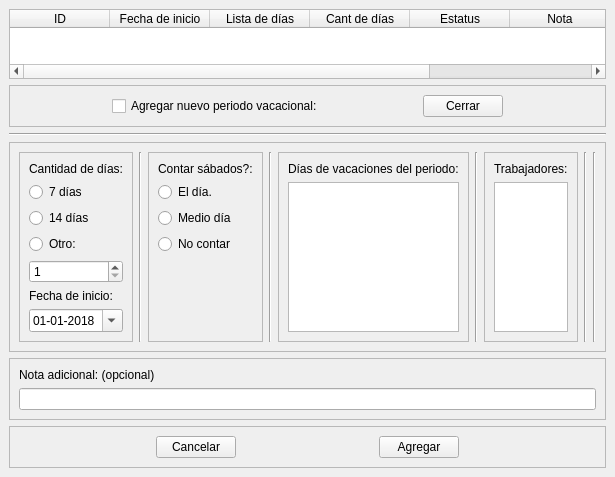
<?xml version="1.0" encoding="UTF-8"?>
<ui version="4.0">
 <class>vacaciones</class>
 <widget class="QMainWindow" name="vacaciones">
  <property name="windowModality">
   <enum>Qt::WindowModal</enum>
  </property>
  <property name="geometry">
   <rect>
    <x>0</x>
    <y>0</y>
    <width>578</width>
    <height>356</height>
   </rect>
  </property>
  <property name="windowTitle">
   <string>Vacaciones</string>
  </property>
  <widget class="QWidget" name="centralwidget">
   <layout class="QVBoxLayout" name="verticalLayout_5">
    <item>
     <widget class="QTableWidget" name="tableWidget">
      <property name="toolTip">
       <string>&lt;html&gt;&lt;head/&gt;&lt;body&gt;&lt;p&gt;En esta tabla se muestran los peridos vacacionales creados. Se muestran los periodos abiertos y los cerrados o procesados.  Solo se pueden borrar periodos vacacionales abiertos. Para borrar un perido abierto haga click con el ratón en el ID del perido.&lt;/p&gt;&lt;/body&gt;&lt;/html&gt;</string>
      </property>
      <property name="sizeAdjustPolicy">
       <enum>QAbstractScrollArea::AdjustToContents</enum>
      </property>
      <property name="editTriggers">
       <set>QAbstractItemView::AnyKeyPressed|QAbstractItemView::EditKeyPressed</set>
      </property>
      <property name="tabKeyNavigation">
       <bool>false</bool>
      </property>
      <property name="showDropIndicator" stdset="0">
       <bool>false</bool>
      </property>
      <property name="dragDropOverwriteMode">
       <bool>true</bool>
      </property>
      <property name="selectionMode">
       <enum>QAbstractItemView::SingleSelection</enum>
      </property>
      <attribute name="horizontalHeaderVisible">
       <bool>true</bool>
      </attribute>
      <attribute name="horizontalHeaderCascadingSectionResizes">
       <bool>false</bool>
      </attribute>
      <attribute name="horizontalHeaderHighlightSections">
       <bool>false</bool>
      </attribute>
      <attribute name="verticalHeaderVisible">
       <bool>true</bool>
      </attribute>
      <column>
       <property name="text">
        <string>ID</string>
       </property>
      </column>
      <column>
       <property name="text">
        <string>Fecha de inicio</string>
       </property>
      </column>
      <column>
       <property name="text">
        <string>Lista de días</string>
       </property>
      </column>
      <column>
       <property name="text">
        <string>Cant de días</string>
       </property>
      </column>
      <column>
       <property name="text">
        <string>Estatus</string>
       </property>
      </column>
      <column>
       <property name="text">
        <string>Nota</string>
       </property>
      </column>
      <column>
       <property name="text">
        <string>Trabajadores</string>
       </property>
      </column>
     </widget>
    </item>
    <item>
     <widget class="QFrame" name="frame">
      <property name="frameShape">
       <enum>QFrame::StyledPanel</enum>
      </property>
      <property name="frameShadow">
       <enum>QFrame::Raised</enum>
      </property>
      <layout class="QHBoxLayout" name="horizontalLayout">
       <item>
        <spacer name="horizontalSpacer">
         <property name="orientation">
          <enum>Qt::Horizontal</enum>
         </property>
         <property name="sizeHint" stdset="0">
          <size>
           <width>110</width>
           <height>20</height>
          </size>
         </property>
        </spacer>
       </item>
       <item>
        <widget class="QCheckBox" name="checkBox">
         <property name="toolTip">
          <string>&lt;html&gt;&lt;head/&gt;&lt;body&gt;&lt;p&gt;Tildar este cuadro para poder agregar un nuevo periodo vacacional. Antes de incluir un nuevo periodo vacacional primero debe haber cargado los días feriados del año en el cual pretende crear el perido vacacional.&lt;/p&gt;&lt;/body&gt;&lt;/html&gt;</string>
         </property>
         <property name="text">
          <string>Agregar nuevo periodo vacacional:</string>
         </property>
        </widget>
       </item>
       <item>
        <spacer name="horizontalSpacer_2">
         <property name="orientation">
          <enum>Qt::Horizontal</enum>
         </property>
         <property name="sizeHint" stdset="0">
          <size>
           <width>110</width>
           <height>20</height>
          </size>
         </property>
        </spacer>
       </item>
       <item>
        <widget class="QPushButton" name="cerrar">
         <property name="toolTip">
          <string>&lt;html&gt;&lt;head/&gt;&lt;body&gt;&lt;p&gt;Cerrar la ventana.&lt;/p&gt;&lt;/body&gt;&lt;/html&gt;</string>
         </property>
         <property name="text">
          <string>Cerrar</string>
         </property>
        </widget>
       </item>
       <item>
        <spacer name="horizontalSpacer_3">
         <property name="orientation">
          <enum>Qt::Horizontal</enum>
         </property>
         <property name="sizeHint" stdset="0">
          <size>
           <width>110</width>
           <height>20</height>
          </size>
         </property>
        </spacer>
       </item>
      </layout>
     </widget>
    </item>
    <item>
     <widget class="Line" name="line">
      <property name="orientation">
       <enum>Qt::Horizontal</enum>
      </property>
     </widget>
    </item>
    <item>
     <widget class="QFrame" name="frame_6">
      <property name="frameShape">
       <enum>QFrame::StyledPanel</enum>
      </property>
      <property name="frameShadow">
       <enum>QFrame::Raised</enum>
      </property>
      <layout class="QHBoxLayout" name="horizontalLayout_2">
       <item>
        <widget class="QFrame" name="frame_5">
         <property name="frameShape">
          <enum>QFrame::StyledPanel</enum>
         </property>
         <property name="frameShadow">
          <enum>QFrame::Raised</enum>
         </property>
         <layout class="QVBoxLayout" name="verticalLayout_4">
          <item>
           <widget class="QLabel" name="label">
            <property name="text">
             <string>Cantidad de días:</string>
            </property>
           </widget>
          </item>
          <item>
           <widget class="QRadioButton" name="siete_dias">
            <property name="text">
             <string>7 días</string>
            </property>
           </widget>
          </item>
          <item>
           <widget class="QRadioButton" name="catorce_dias">
            <property name="text">
             <string>14 días</string>
            </property>
           </widget>
          </item>
          <item>
           <widget class="QRadioButton" name="otro">
            <property name="text">
             <string>Otro:</string>
            </property>
           </widget>
          </item>
          <item>
           <widget class="QSpinBox" name="otro_dias">
            <property name="minimum">
             <number>1</number>
            </property>
           </widget>
          </item>
          <item>
           <widget class="QLabel" name="label_2">
            <property name="text">
             <string>Fecha de inicio:</string>
            </property>
           </widget>
          </item>
          <item>
           <widget class="QDateEdit" name="dateEdit">
            <property name="toolTip">
             <string>&lt;html&gt;&lt;head/&gt;&lt;body&gt;&lt;p&gt;Fecha de inicio del perido vacacional, el cual no debe ser un día domingo o un día feriado.&lt;/p&gt;&lt;/body&gt;&lt;/html&gt;</string>
            </property>
            <property name="displayFormat">
             <string>dd-MM-yyyy</string>
            </property>
            <property name="calendarPopup">
             <bool>true</bool>
            </property>
            <property name="date">
             <date>
              <year>2018</year>
              <month>1</month>
              <day>1</day>
             </date>
            </property>
           </widget>
          </item>
         </layout>
        </widget>
       </item>
       <item>
        <widget class="Line" name="line_2">
         <property name="orientation">
          <enum>Qt::Vertical</enum>
         </property>
        </widget>
       </item>
       <item>
        <widget class="QFrame" name="frame_8">
         <property name="toolTip">
          <string>&lt;html&gt;&lt;head/&gt;&lt;body&gt;&lt;p&gt;Elija si el sabado debe ser tomado encuenta para el computo de los días de disfrute&lt;/p&gt;&lt;/body&gt;&lt;/html&gt;</string>
         </property>
         <property name="frameShape">
          <enum>QFrame::StyledPanel</enum>
         </property>
         <property name="frameShadow">
          <enum>QFrame::Raised</enum>
         </property>
         <layout class="QVBoxLayout" name="verticalLayout">
          <item>
           <widget class="QLabel" name="label_6">
            <property name="text">
             <string>Contar sábados?:</string>
            </property>
           </widget>
          </item>
          <item>
           <widget class="QRadioButton" name="el_dia">
            <property name="text">
             <string>El día.</string>
            </property>
           </widget>
          </item>
          <item>
           <widget class="QRadioButton" name="medio_dia">
            <property name="text">
             <string>Medio día</string>
            </property>
           </widget>
          </item>
          <item>
           <widget class="QRadioButton" name="no_contar">
            <property name="text">
             <string>No contar</string>
            </property>
           </widget>
          </item>
          <item>
           <spacer name="verticalSpacer">
            <property name="orientation">
             <enum>Qt::Vertical</enum>
            </property>
            <property name="sizeHint" stdset="0">
             <size>
              <width>20</width>
              <height>40</height>
             </size>
            </property>
           </spacer>
          </item>
         </layout>
        </widget>
       </item>
       <item>
        <widget class="Line" name="line_6">
         <property name="orientation">
          <enum>Qt::Vertical</enum>
         </property>
        </widget>
       </item>
       <item>
        <widget class="QFrame" name="frame_4">
         <property name="frameShape">
          <enum>QFrame::StyledPanel</enum>
         </property>
         <property name="frameShadow">
          <enum>QFrame::Raised</enum>
         </property>
         <layout class="QVBoxLayout" name="verticalLayout_3">
          <item>
           <widget class="QLabel" name="label_3">
            <property name="text">
             <string>Días de vacaciones del periodo:</string>
            </property>
           </widget>
          </item>
          <item>
           <widget class="QTextBrowser" name="textBrowser">
            <property name="toolTip">
             <string>&lt;html&gt;&lt;head/&gt;&lt;body&gt;&lt;p&gt;Listado de días de vacaciones. Automaticamente no se incluyen días de descanso o feriados.&lt;/p&gt;&lt;/body&gt;&lt;/html&gt;</string>
            </property>
           </widget>
          </item>
         </layout>
        </widget>
       </item>
       <item>
        <widget class="Line" name="line_5">
         <property name="orientation">
          <enum>Qt::Vertical</enum>
         </property>
        </widget>
       </item>
       <item>
        <widget class="QFrame" name="frame_7">
         <property name="frameShape">
          <enum>QFrame::StyledPanel</enum>
         </property>
         <property name="frameShadow">
          <enum>QFrame::Raised</enum>
         </property>
         <layout class="QVBoxLayout" name="verticalLayout_6">
          <item>
           <widget class="QLabel" name="label_5">
            <property name="text">
             <string>Trabajadores:</string>
            </property>
           </widget>
          </item>
          <item>
           <widget class="QListWidget" name="trabajadores">
            <property name="toolTip">
             <string>&lt;html&gt;&lt;head/&gt;&lt;body&gt;&lt;p&gt;Los trabajadores que aparecen con un fondo rojo tienen menos de un año trabajando en la empresa al momento de iniciar el periodo vacacional seleccionado, por lo tanto, de acuerdo a la ley no les corresponde vacaciones. Igualmente se calculará y pagará sus vacaciones si el trabajador está tildado.&lt;/p&gt;&lt;/body&gt;&lt;/html&gt;</string>
            </property>
           </widget>
          </item>
         </layout>
        </widget>
       </item>
       <item>
        <widget class="Line" name="line_4">
         <property name="orientation">
          <enum>Qt::Vertical</enum>
         </property>
        </widget>
       </item>
       <item>
        <widget class="Line" name="line_3">
         <property name="orientation">
          <enum>Qt::Vertical</enum>
         </property>
        </widget>
       </item>
      </layout>
     </widget>
    </item>
    <item>
     <widget class="QFrame" name="frame_3">
      <property name="frameShape">
       <enum>QFrame::StyledPanel</enum>
      </property>
      <property name="frameShadow">
       <enum>QFrame::Raised</enum>
      </property>
      <layout class="QVBoxLayout" name="verticalLayout_2">
       <item>
        <widget class="QLabel" name="label_4">
         <property name="text">
          <string>Nota adicional: (opcional)</string>
         </property>
        </widget>
       </item>
       <item>
        <widget class="QLineEdit" name="nota">
         <property name="toolTip">
          <string>&lt;html&gt;&lt;head/&gt;&lt;body&gt;&lt;p&gt;Agregue una nota. Es un campo opcional.&lt;/p&gt;&lt;/body&gt;&lt;/html&gt;</string>
         </property>
        </widget>
       </item>
      </layout>
     </widget>
    </item>
    <item>
     <widget class="QFrame" name="frame_2">
      <property name="frameShape">
       <enum>QFrame::StyledPanel</enum>
      </property>
      <property name="frameShadow">
       <enum>QFrame::Raised</enum>
      </property>
      <layout class="QHBoxLayout" name="horizontalLayout_3">
       <item>
        <spacer name="horizontalSpacer_5">
         <property name="orientation">
          <enum>Qt::Horizontal</enum>
         </property>
         <property name="sizeHint" stdset="0">
          <size>
           <width>40</width>
           <height>20</height>
          </size>
         </property>
        </spacer>
       </item>
       <item>
        <widget class="QPushButton" name="cancelar">
         <property name="toolTip">
          <string>&lt;html&gt;&lt;head/&gt;&lt;body&gt;&lt;p&gt;Al presionar este botón se cierra la ventana y se pierde la información suministrada.&lt;/p&gt;&lt;/body&gt;&lt;/html&gt;</string>
         </property>
         <property name="text">
          <string>Cancelar</string>
         </property>
        </widget>
       </item>
       <item>
        <spacer name="horizontalSpacer_4">
         <property name="orientation">
          <enum>Qt::Horizontal</enum>
         </property>
         <property name="sizeHint" stdset="0">
          <size>
           <width>40</width>
           <height>20</height>
          </size>
         </property>
        </spacer>
       </item>
       <item>
        <widget class="QPushButton" name="agregar">
         <property name="toolTip">
          <string>&lt;html&gt;&lt;head/&gt;&lt;body&gt;&lt;p&gt;Al  hacer click en este botón se agrega el perido vacacional.&lt;/p&gt;&lt;/body&gt;&lt;/html&gt;</string>
         </property>
         <property name="text">
          <string>Agregar</string>
         </property>
        </widget>
       </item>
       <item>
        <spacer name="horizontalSpacer_6">
         <property name="orientation">
          <enum>Qt::Horizontal</enum>
         </property>
         <property name="sizeHint" stdset="0">
          <size>
           <width>40</width>
           <height>20</height>
          </size>
         </property>
        </spacer>
       </item>
      </layout>
     </widget>
    </item>
   </layout>
  </widget>
 </widget>
 <resources/>
 <connections/>
</ui>
